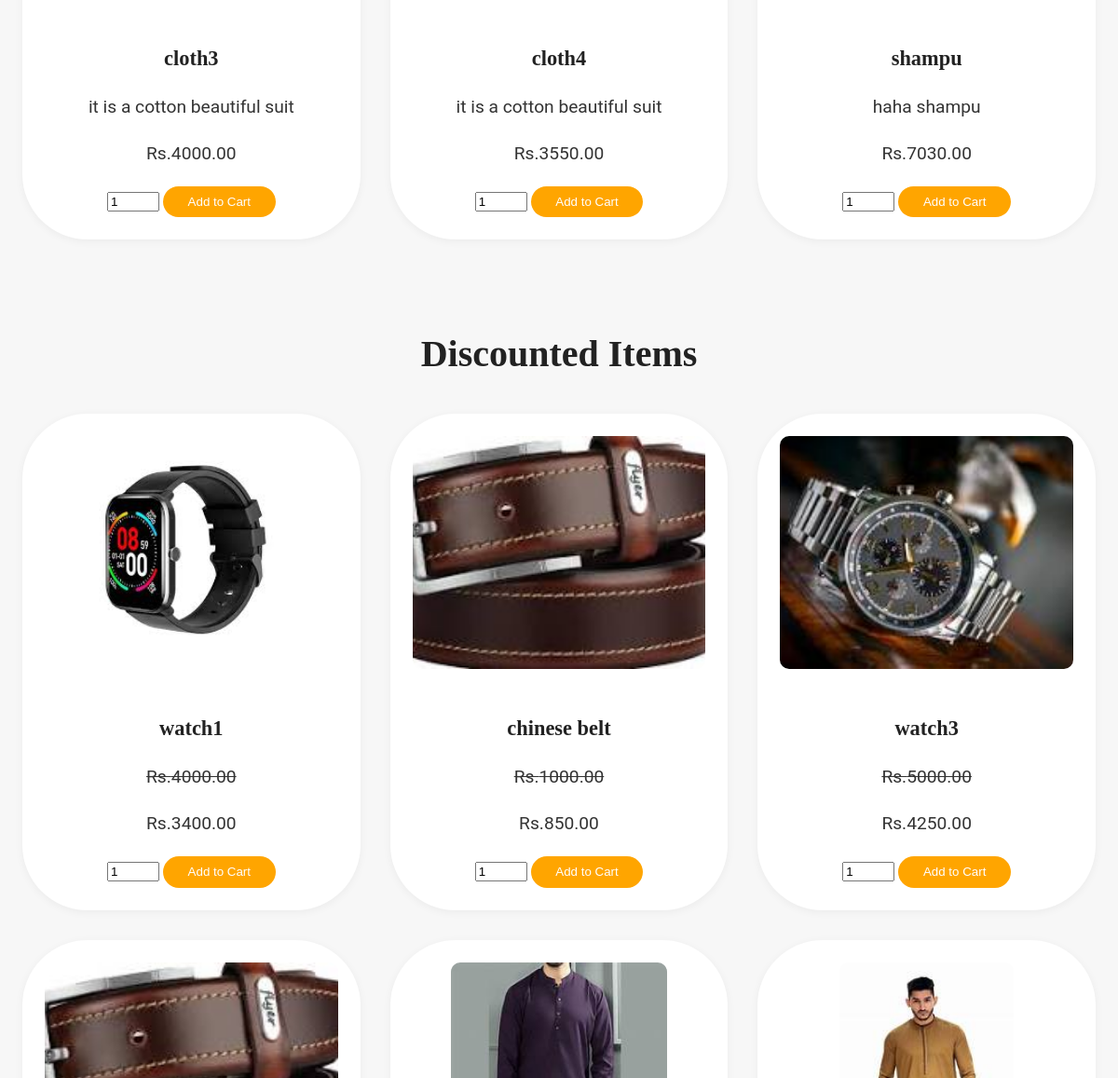
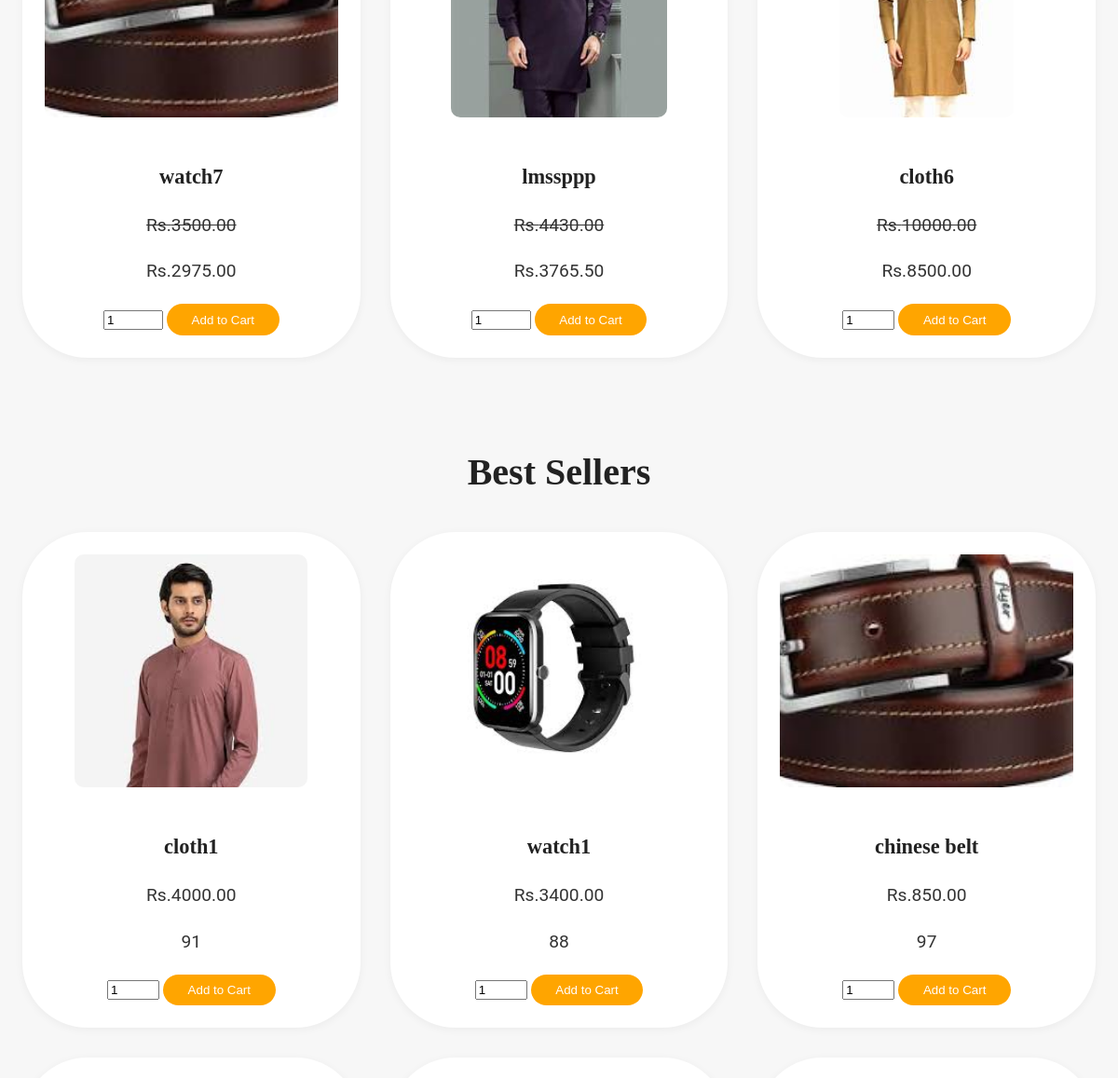
Before: / (middle part) with the older database file (2 pictures, top to bottom).
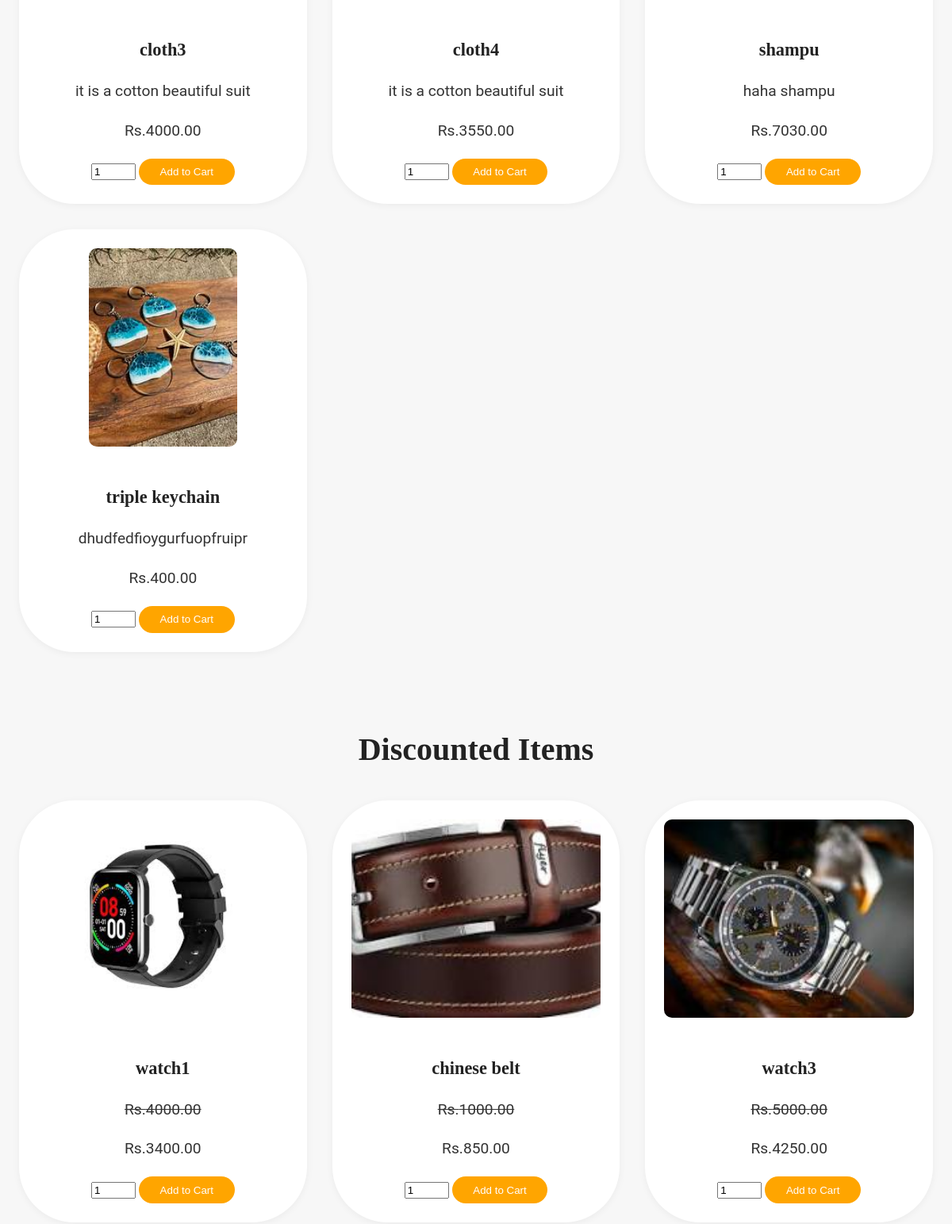
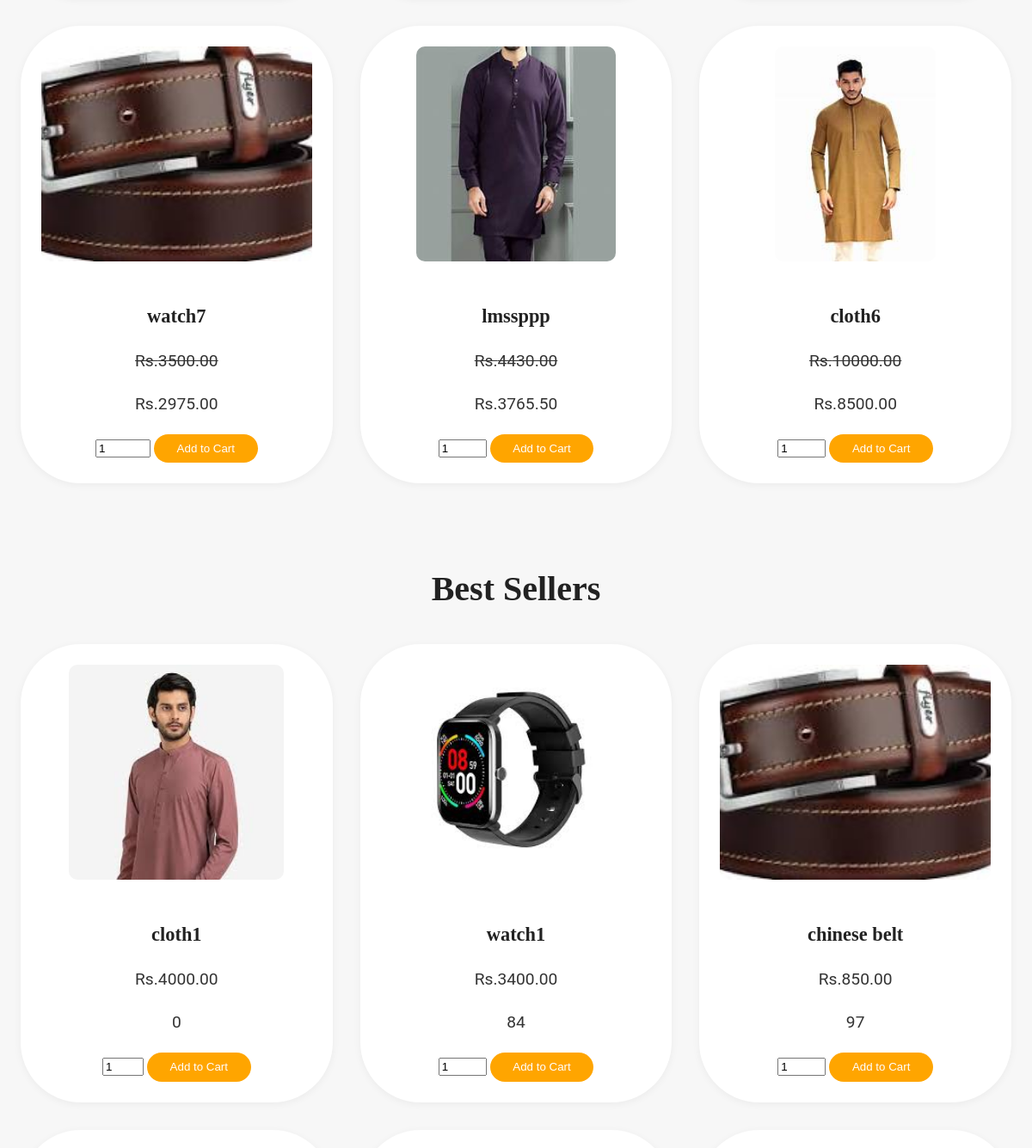
After: the same page with the newer database file (2 pictures, top to bottom).
### keychain_app/models.py (models this page shows, shortened)
class Product(models.Model):
    name = models.CharField(max_length=100)
    description = models.TextField()
    price = models.DecimalField(max_digits=10, decimal_places=2)
    original_price = models.DecimalField(max_digits=10, decimal_places=2, null=True, blank=True)
    quantity = models.PositiveIntegerField()
    image = models.ImageField(upload_to='products/')
    is_featured = models.BooleanField(default=False)
    is_discounted = models.BooleanField(default=False)
    is_best_seller = models.BooleanField(default=False)
    category = models.ForeignKey('Category', related_name='products', on_delete=models.CASCADE)
    rack_number = models.CharField(max_length=50, blank=True, null=True)
    barcode = models.CharField(max_length=12, unique=True, blank=False, null=False)  # Default barcode
    gross_price = models.DecimalField(max_digits=10, decimal_places=2, null=True, blank=True, default='300')  # New Field

### keychain_app/views.py (the view)
# urls.py: path('', views.home, name='home'),
def home(request):
    featured_products = Product.objects.filter(is_featured=True)
    discounted_products = Product.objects.filter(is_discounted=True)
    best_sellers = Product.objects.filter(is_best_seller=True)
    categories = Category.objects.all()
    return render(request, 'index.html', {
        'featured_products': featured_products,
        'categories': categories,
        'discounted_products': discounted_products,
        'best_sellers': best_sellers,
    })

### keychain_app/templates/index.html (shortened to what this page needs)
{% load static %}
<!DOCTYPE html>
<html lang="en">
<head>
    <link rel="stylesheet" href="https://cdnjs.cloudflare.com/ajax/libs/font-awesome/6.0.0-beta3/css/all.min.css">
</head>
<body>
  {% include 'navbar.html' %}
     <br>
     <div id="featured-products">
    <section  class="product-grid">
        {% for product in featured_products %}
                <div class="product-card" data-product-id="{{ product.id }}">
                    <img src="{{ product.image.url }}" alt="{{ product.name }}">
                    <h3>{{ product.name }}</h3>
                    <p>{{ product.description }}</p>
                    <p>Rs.{{ product.price }}</p>
                    <form method="post" action="{% url 'add_product_to_cart' product.id %}" class="add-to-cart">
                        <input type="number" name="quantity_{{ product.id }}" value="1" min="1" max="{{ product.quantity }}">
                        <button type="submit">Add to Cart</button>
                    </form>                       </div>
        {% endfor %}
    </section>
</div>
     <br>
     <h2>Discounted Items</h2>
     <section id="discounted-items" class="product-grid">
         {% for product in discounted_products %}
             <div class="product-card">
                 <img src="{{ product.image.url }}" alt="{{ product.name }}">
                 <h3>{{ product.name }}</h3>
                 {% if product.original_price %}
                     <p class="old-price"><del>Rs.{{ product.original_price|floatformat:2 }}</del></p>
                 {% endif %}
                 <p class="new-price">Rs.{{ product.price|floatformat:2 }}</p>
                 <form method="post" action="{% url 'add_product_to_cart' product.id %}" class="add-to-cart">
                    <input type="number" name="quantity_{{ product.id }}" value="1" min="1" max="{{ product.quantity }}">
                    <button type="submit">Add to Cart</button>
                </form>             </div>
         {% empty %}
             <p>No discounted products available at the moment.</p>
         {% endfor %}
     </section>
     <br>
     <h2>Best Sellers</h2>
     <section id="best-sellers" class="product-grid">
         {% for product in best_sellers %}
             <div class="product-card">
                 <img src="{{ product.image.url }}" alt="{{ product.name }}">
                 <h3>{{ product.name }}</h3>
                 <p>Rs.{{ product.price|floatformat:2 }}</p>
                 <p>{{ product.quantity }}</p>
                 <form method="post" action="{% url 'add_product_to_cart' product.id %}" class="add-to-cart">
                    <input type="number" name="quantity_{{ product.id }}" value="1" min="1" max="{{ product.quantity }}">
                    <button type="submit">Add to Cart</button>
                </form>             </div>
         {% empty %}
             <p>No best-seller products available at the moment.</p>
         {% endfor %}
     </section>
     <br>
</body>
</html>

Changed rows visible on the page:
added Product: image (picture), name "triple keychain", description "dhudfedfioygurfuopfruipr", price "400.00"
changed Product "watch1": quantity "88" → "84"
changed Product "cloth1": quantity "91" → "0"
